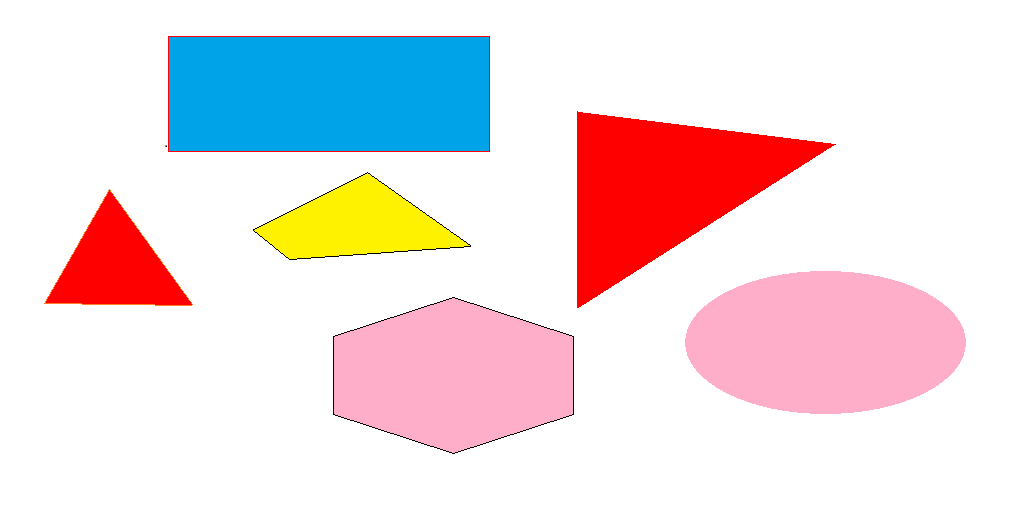
//> input picture input/5.png, 1021 x 507 px
$ ./detect_shape_color   (built with g++ and OpenCV 4)
//> lines starting //> are read from the running program, lines starting //| are printed output that depends on the picture; after the words box and inside, x2 and y2 are one past the last pixel; in counts of white or black regions, pixels touching at a corner belong together
#include "opencv2/imgproc/imgproc.hpp"
#include "opencv2/highgui/highgui.hpp"
#include "opencv2/core/core.hpp"
#include "opencv/highgui.h"
#include "opencv/cv.h"
#include <iostream>
#include <sstream>
#include <stdio.h>
#include <string>
#include <cmath>

using namespace cv;
using namespace std;

vector<Point> approx;
vector<vector<Point> > contours;

static double angle(Point pt1, Point pt2, Point pt0)
{
	double dx1 = pt1.x - pt0.x;
	double dy1 = pt1.y - pt0.y;
	double dx2 = pt2.x - pt0.x;
	double dy2 = pt2.y - pt0.y;
	return (dx1*dx2 + dy1*dy2) / sqrt((dx1*dx1 + dy1*dy1)*(dx2*dx2 + dy2*dy2) + 1e-10);
}

void setLabel(Mat& im, const string label, vector<Point>& contour);
void setArea(Mat& im, const string label, vector<Point>& contour);

void find_triangle(Mat& result);
void find_square(Mat& result);
void find_rectangle(Mat& result);
void find_penta(Mat& result);
void find_hexa(Mat& result);
void find_circle(Mat& result);

int main()
{
	// Load image;
	Mat src = imread("5.png");
//> src is the input picture: 507 rows x 1021 cols, CV_8UC3; mean B, G, R 224.5, 221.2, 236.5
	// Create image for display
	Mat dst = src.clone();
	// Media Blur
	medianBlur(src, src, 3);
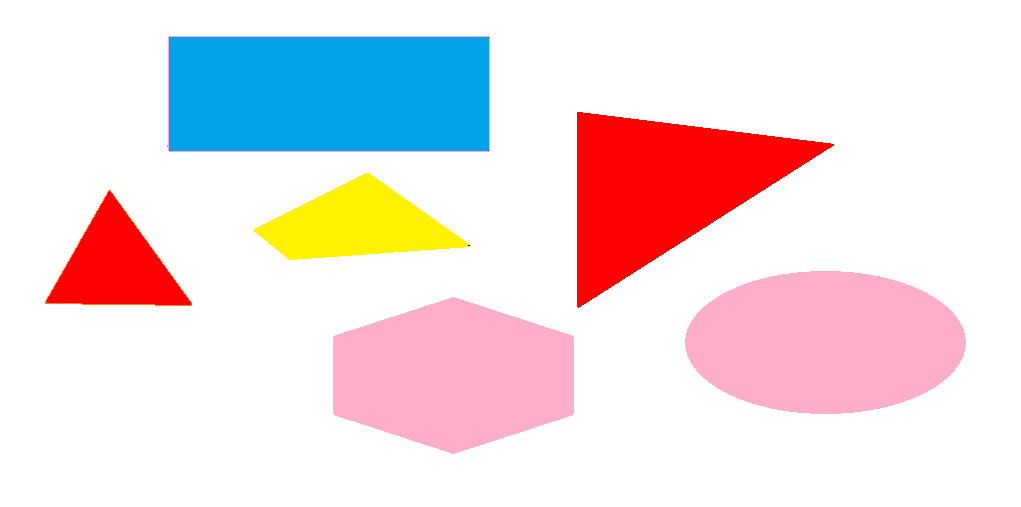
//> src: 507 rows x 1021 cols, CV_8UC3; 0.38% of pixels changed, all inside (x1, y1, x2, y2) = (44, 36, 836, 454)
	// Convert input image to HSV
	Mat hsv_image;
	cvtColor(src, hsv_image, cv::COLOR_BGR2HSV);
//> hsv_image: 507 rows x 1021 cols, CV_8UC3; mean H, S, V 27.5, 49.5, 253.4
	// Threshold the HSV image, keep only the red - green - blue pixels
	Mat red_hue_image, blue_hue_image, green_hue_image;
	inRange(hsv_image, cv::Scalar(160, 100, 100), cv::Scalar(179, 255, 255), red_hue_image);
//> red_hue_image: 507 rows x 1021 cols, CV_8UC1; every value is 0
	inRange(hsv_image, cv::Scalar(38, 100, 100), cv::Scalar(75, 255, 255), green_hue_image);
	inRange(hsv_image, cv::Scalar(75, 100, 100), cv::Scalar(130, 255, 255), blue_hue_image);
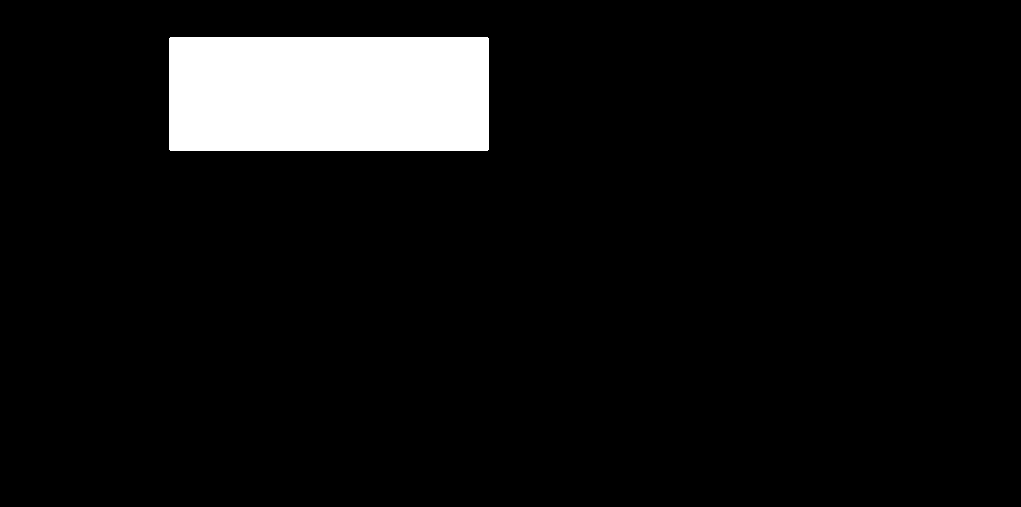
//> blue_hue_image: 507 rows x 1021 cols, CV_8UC1; 7% white; 1 white region
	GaussianBlur(red_hue_image, red_hue_image, cv::Size(9, 9), 2, 2);
	GaussianBlur(green_hue_image, green_hue_image, cv::Size(9, 9), 2, 2);
	GaussianBlur(blue_hue_image, blue_hue_image, cv::Size(9, 9), 2, 2);
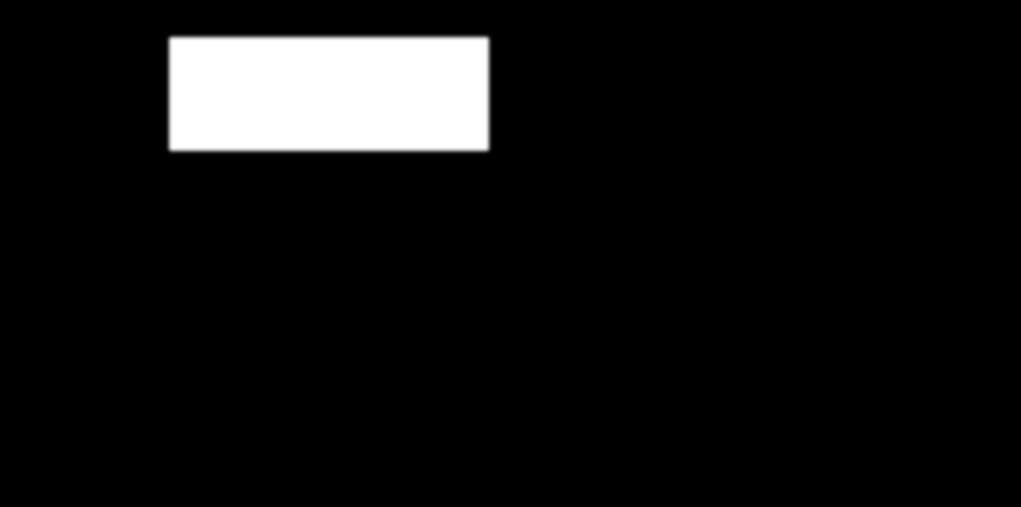
//> blue_hue_image: 507 rows x 1021 cols, CV_8UC1; 1.34% of pixels changed, all inside (x1, y1, x2, y2) = (165, 33, 493, 155)
	// Find Red Squares
	findContours(red_hue_image.clone(), contours, CV_RETR_EXTERNAL, CV_CHAIN_APPROX_SIMPLE);
//> contours = 0 contours
	find_square(dst);
	// Find Green Rectangles
	findContours(green_hue_image.clone(), contours, CV_RETR_EXTERNAL, CV_CHAIN_APPROX_SIMPLE);
	find_rectangle(dst);
	// Find Blue Circles
	findContours(blue_hue_image.clone(), contours, CV_RETR_EXTERNAL, CV_CHAIN_APPROX_SIMPLE);
//> contours = 1 contour; box (x1, y1, x2, y2) and area: (165, 33, 493, 155) 39559
	find_circle(dst);
//> the loop in find_circle, `for (int i = 0; i < contours.size(); i++)` made 1 pass
	// Show result
	imshow("Image", src);
	imshow("Tracked", dst);
	waitKey(0);
	return 0;
}
void setLabel(Mat& im, const string label, vector<Point>& contour)
{
	int fontface = FONT_HERSHEY_SIMPLEX;
	double scale = 0.9;
	int thickness = 2.5;
	int baseline = 0;

	Size text = getTextSize(label, fontface, scale, thickness, &baseline);
	Rect r = boundingRect(contour);

	Point pt(r.x + r.width + 10, r.y + r.height / 3);
	rectangle(im, pt + Point(0, baseline), pt + Point(text.width, -text.height), CV_RGB(255, 255, 255), CV_FILLED);
	putText(im, label, pt, fontface, scale, CV_RGB(255, 0, 0), thickness, 8);
}
void setArea(Mat& im, const string label, vector<Point>& contour)
{
	int fontface = FONT_HERSHEY_SIMPLEX;
	double scale = 0.8;
	int thickness = 2;
	int baseline = 0;
	Size text = getTextSize(label, fontface, scale, thickness, &baseline);
	Rect r = boundingRect(contour);
	Point pt1(r.x + r.width + 20, r.y + r.height * 2 / 3);
	rectangle(im, pt1 + Point(0, baseline), pt1 + Point(text.width, -text.height), CV_RGB(255, 255, 255), CV_FILLED);
	putText(im, "Area:", pt1, fontface, scale, CV_RGB(150, 0, 255), thickness, 8);
	Point pt2(r.x + r.width + 15, r.y + r.height * 2 / 3 + 30);
	rectangle(im, pt2 + Point(0, baseline), pt2 + Point(text.width, -text.height), CV_RGB(255, 255, 255), CV_FILLED);
	putText(im, label, pt2, fontface, scale, CV_RGB(150, 0, 255), thickness, 8);
}

void find_square(Mat& result)
{
	for (int i = 0; i < contours.size(); i++)
	{
		approxPolyDP(Mat(contours[i]), approx, arcLength(Mat(contours[i]), true)*0.02, true);
		if (fabs(contourArea(contours[i])) < 100 || !isContourConvex(approx))
			continue;
		if (approx.size() >= 4 && approx.size() <= 6)
		{
			ostringstream ostr;
			int vtc = approx.size();
			std::vector<double> cos;
			for (int j = 2; j < vtc + 1; j++)
				cos.push_back(angle(approx[j%vtc], approx[j - 2], approx[j - 1]));
			std::sort(cos.begin(), cos.end());
			double mincos = cos.front();
			double maxcos = cos.back();
			if (vtc == 4 && mincos >= -0.1 && maxcos <= 0.3)
			{
				cv::Rect r = cv::boundingRect(contours[i]);
				double ratio = std::abs(1 - (double)r.width / r.height);
				double area = cv::contourArea(contours[i]);
				ostr << area;
				if (ratio <= 0.02)
				{
					setLabel(result, "SQUARE", contours[i]);
					setArea(result, ostr.str(), contours[i]);
					rectangle(result, r, Scalar(0, 0, 0), 10);
				}
			}
		}
	}
}
void find_rectangle(Mat& result)
{
	for (int i = 0; i < contours.size(); i++)
	{
		approxPolyDP(Mat(contours[i]), approx, arcLength(Mat(contours[i]), true)*0.02, true);
		if (fabs(contourArea(contours[i])) < 100 || !isContourConvex(approx))
			continue;
		if (approx.size() >= 4 && approx.size() <= 6)
		{
			ostringstream ostr;
			int vtc = approx.size();
			std::vector<double> cos;
			for (int j = 2; j < vtc + 1; j++)
				cos.push_back(angle(approx[j%vtc], approx[j - 2], approx[j - 1]));
			std::sort(cos.begin(), cos.end());
			double mincos = cos.front();
			double maxcos = cos.back();
			if (vtc == 4 && mincos >= -0.1 && maxcos <= 0.3)
			{
				cv::Rect r = cv::boundingRect(contours[i]);
				double ratio = std::abs(1 - (double)r.width / r.height);
				double area = cv::contourArea(contours[i]);
				ostr << area;
				if (ratio > 0.02)
				{
					setLabel(result, "RECTANGLE", contours[i]);
					setArea(result, ostr.str(), contours[i]);
					rectangle(result, r, Scalar(0, 0, 0), 10);
				}
			}
		}
	}
}
void find_circle(Mat& result)
{
	for (int i = 0; i < contours.size(); i++)
	{
		approxPolyDP(Mat(contours[i]), approx, arcLength(Mat(contours[i]), true)*0.02, true);
		if (fabs(contourArea(contours[i])) < 100 || !isContourConvex(approx))
			continue;
		if (approx.size() > 6)
		{
			ostringstream ostr;
			double area = cv::contourArea(contours[i]);
			cv::Rect r = cv::boundingRect(contours[i]);
			int radius = r.width / 2;
			Point center = Point(r.x + radius, r.y + radius);
			ostr << area;
			if (std::abs(1 - ((double)r.width / r.height)) <= 0.2 &&
				std::abs(1 - (area / (CV_PI * std::pow(radius, 2)))) <= 0.2)
			{
				setLabel(result, "CIRCLE", contours[i]);
				setArea(result, ostr.str(), contours[i]);
				circle(result, center, radius, Scalar(0, 0, 0), 10);
			}
		}
	}
}

// [57 lines of commented-out code are left out]

$ run again, with input/2.png copied over input/5.png
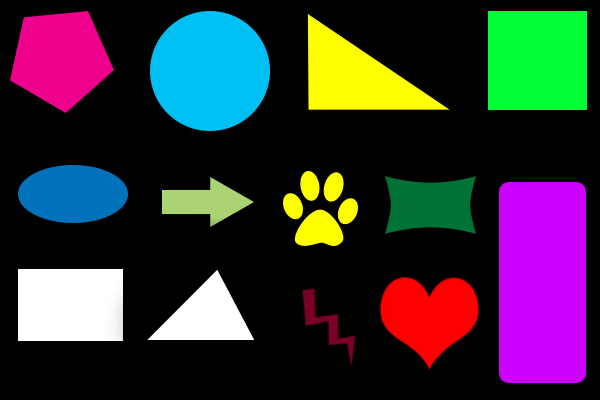
//> input picture input/2.png, 600 x 400 px
//> src is the input picture: 400 rows x 600 cols, CV_8UC3; mean B, G, R 54.3, 48, 52.4
//> src: 400 rows x 600 cols, CV_8UC3; 0.48% of pixels changed, all inside (x1, y1, x2, y2) = (10, 11, 587, 381)
//> hsv_image: 400 rows x 600 cols, CV_8UC3; mean H, S, V 28.8, 78.8, 84.2
//> `GaussianBlur(blue_hue_image, blue_hue_image, cv::Size(9, 9), 2, 2);`:
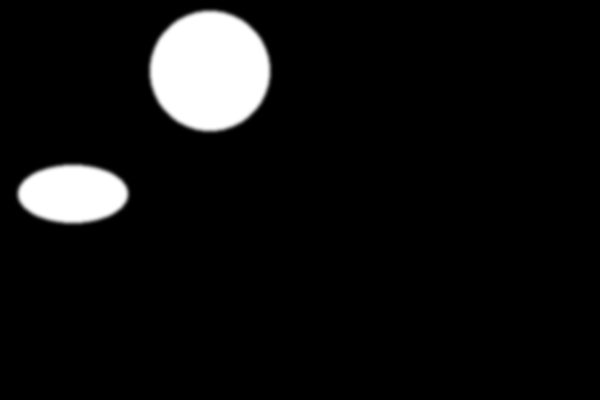
//> blue_hue_image: 400 rows x 600 cols, CV_8UC1; min 0, max 255, mean 17.4
//> `findContours(red_hue_image.clone(), contours, CV_RETR_EXTERNAL, CV_CHA..`: contours = 2 contours; box (x1, y1, x2, y2) and area: (6, 7, 118, 116) 8612, (299, 285, 358, 362) 1702
//> the loop in find_square, `for (int i = 0; i < contours.size(); i++)` made 2 passes
//> vtc on pass 2: 5
//> `findContours(green_hue_image.clone(), contours, CV_RETR_EXTERNAL, CV_C..`: contours = 3 contours; box (x1, y1, x2, y2) and area: (484, 7, 591, 114) 11228, (382, 173, 479, 237) 5148, (158, 174, 256, 230) 3241
//> the loop in find_rectangle, `for (int i = 0; i < contours.size(); i++)` made 3 passes
//> (approx, vtc, r, ratio, area) on pass 3: (4 Points (x, y): [486, 7], [484, 111], [588, 113], [590, 9], 4, Rect(484, 7, 107, 107), 0, 11228)
//> `findContours(blue_hue_image.clone(), contours, CV_RETR_EXTERNAL, CV_CH..`: contours = 2 contours; box (x1, y1, x2, y2) and area: (146, 7, 274, 135) 12977, (14, 161, 132, 227) 6193
//> the loop in find_circle, `for (int i = 0; i < contours.size(); i++)` made 2 passes
//> (area, r, radius, center) on pass 1: (6193, Rect(14, 161, 118, 66), 59, Point(73, 220))
//> after the loop in find_circle, `for (int i = 0; i < contours.size(); i++)`:
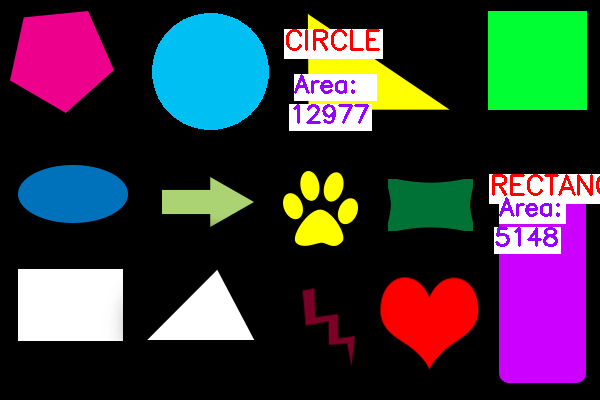
//> result: 400 rows x 600 cols, CV_8UC3; mean B, G, R 61.5, 54.8, 58.5

$ run again, with input/3.png copied over input/5.png
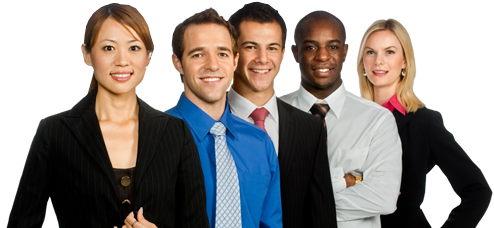
//> input picture input/3.png, 494 x 228 px
//> src is the input picture: 228 rows x 494 cols, CV_8UC3; mean B, G, R 137.9, 140.4, 145.8
//> hsv_image: 228 rows x 494 cols, CV_8UC3; mean H, S, V 29.7, 52.2, 156.2
//> green_hue_image: 228 rows x 494 cols, CV_8UC1; every value is 0
//> `GaussianBlur(red_hue_image, red_hue_image, cv::Size(9, 9), 2, 2);`:
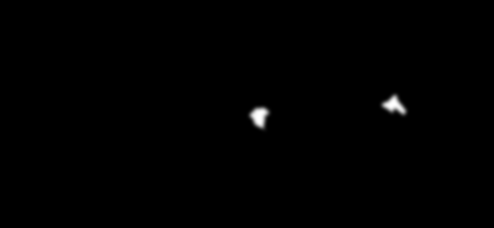
//> red_hue_image: 228 rows x 494 cols, CV_8UC1; min 0, max 255, mean 1
//> `GaussianBlur(blue_hue_image, blue_hue_image, cv::Size(9, 9), 2, 2);`:
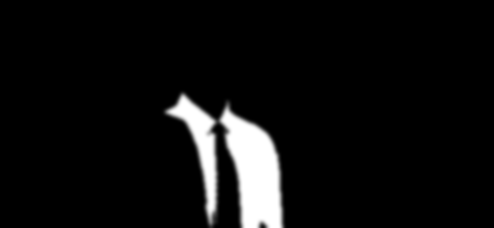
//> blue_hue_image: 228 rows x 494 cols, CV_8UC1; min 0, max 255, mean 15.1
//> `findContours(red_hue_image.clone(), contours, CV_RETR_EXTERNAL, CV_CHA..`: contours = 2 contours; box (x1, y1, x2, y2) and area: (378, 91, 410, 119) 568, (246, 104, 273, 134) 561
//> the loop in find_square, `for (int i = 0; i < contours.size(); i++)` made 2 passes
//> `findContours(green_hue_image.clone(), contours, CV_RETR_EXTERNAL, CV_C..`: contours = 0 contours
//> `findContours(blue_hue_image.clone(), contours, CV_RETR_EXTERNAL, CV_CH..`: contours = 1 contour; box (x1, y1, x2, y2) and area: (161, 89, 287, 228) 9232
//> the loop in find_circle, `for (int i = 0; i < contours.size(); i++)` made 1 pass

$ run again, with input/4.png copied over input/5.png
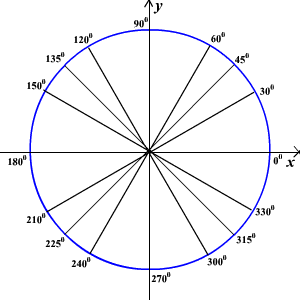
//> input picture input/4.png, 300 x 300 px
//> src is the input picture: 300 rows x 300 cols, CV_8UC3; mean B, G, R 246.3, 242.9, 242.9
//> src: 300 rows x 300 cols, CV_8UC3; 5% of pixels changed, all inside (x1, y1, x2, y2) = (0, 1, 299, 300)
//> hsv_image: 300 rows x 300 cols, CV_8UC3; mean H, S, V 2.5, 2.9, 250.3
//> red_hue_image: 300 rows x 300 cols, CV_8UC1; every value is 0
//> `GaussianBlur(blue_hue_image, blue_hue_image, cv::Size(9, 9), 2, 2);`:
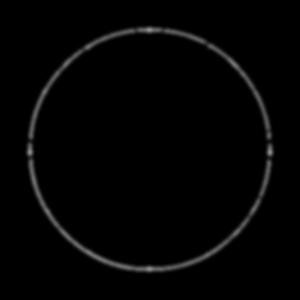
//> blue_hue_image: 300 rows x 300 cols, CV_8UC1; min 0, max 141, mean 3.9
//> `findContours(red_hue_image.clone(), contours, CV_RETR_EXTERNAL, CV_CHA..`: contours = 0 contours
//> `findContours(blue_hue_image.clone(), contours, CV_RETR_EXTERNAL, CV_CH..`: contours = 1 contour; box (x1, y1, x2, y2) and area: (24, 24, 276, 275) 49232
//> the loop in find_circle, `for (int i = 0; i < contours.size(); i++)` made 1 pass
//> (area, radius, center, baseline in setLabel, text in setLabel, pt in setLabel, baseline in setArea, text in setArea) on pass 1: (49232, 126, Point(150, 150), 9, Size(98, 20), Point(286, 107), 8, Size(82, 18))
//> after the loop in find_circle, `for (int i = 0; i < contours.size(); i++)`:
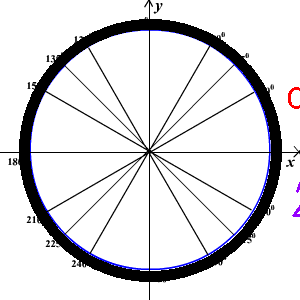
//> result: 300 rows x 300 cols, CV_8UC3; 9.63% of pixels changed, all inside (x1, y1, x2, y2) = (19, 19, 300, 282)
